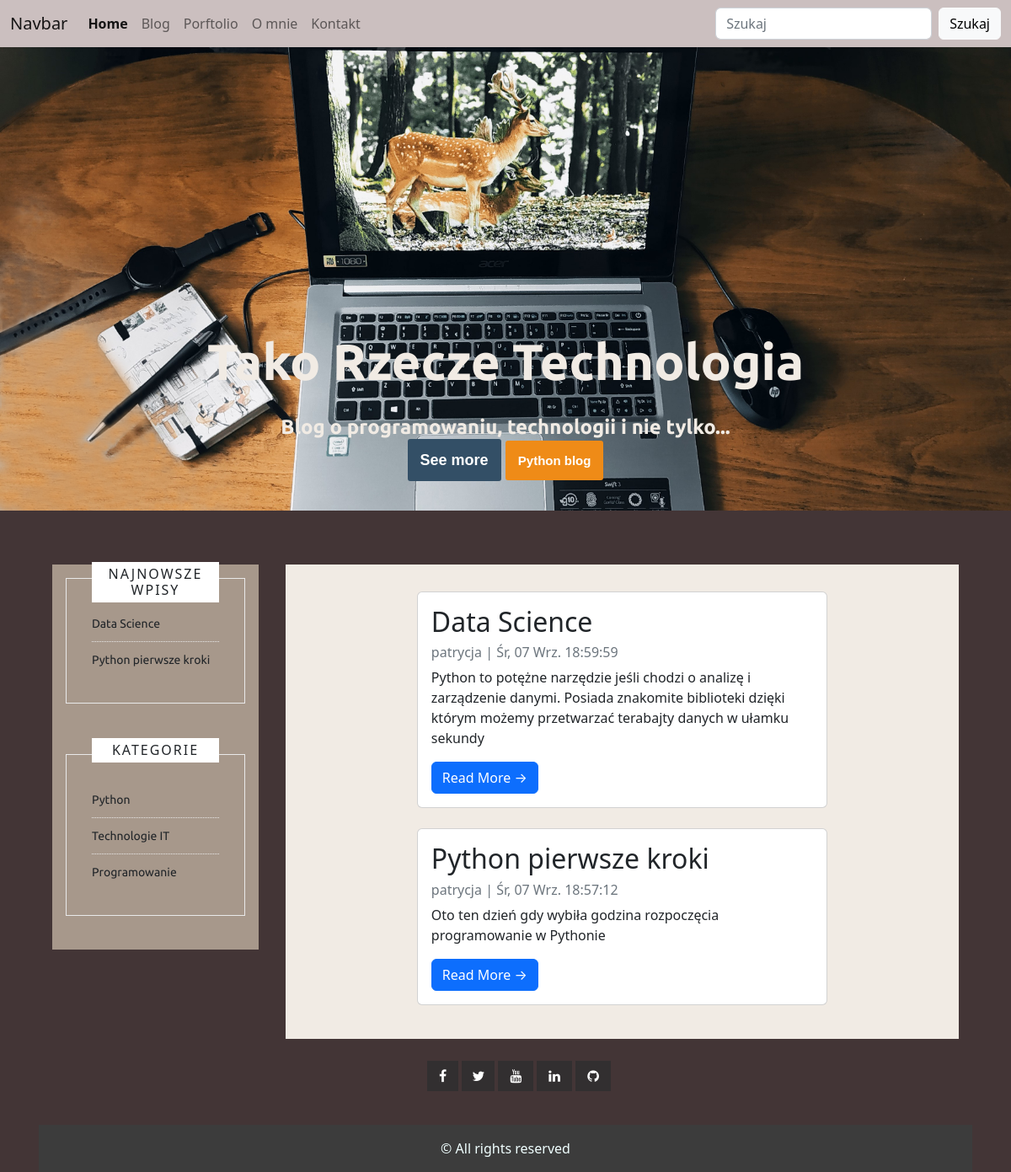
Screenshot of /kategorie/1/ with the database file from the repository.
### blog/models.py (models this page shows, shortened)
class Post (models.Model):
    autor = models.ForeignKey(Profile, on_delete=models.PROTECT)
    tytul = models.CharField(max_length=250)
    slug = models.SlugField(max_length=255, unique=True)
    tresc = models.TextField()
    data_utworzenia = models.DateTimeField(auto_now_add=True)
    data_modyfikacji = models.DateTimeField(auto_now=True)
    data_publikacji = models.DateTimeField(blank=True,null=True)
    czy_opublikowane = models.BooleanField(default=False)
    img = models.ImageField(upload_to='pictures',blank=True,null=True)
    kategoria = models.ForeignKey(Kategorie,on_delete=models.CASCADE)
    class Meta:
        ordering = ['-data_publikacji']

class Kategorie(models.Model):
    kategoria = models.CharField(max_length=150)

class Profile(models.Model):
    user = models.OneToOneField(
        settings.AUTH_USER_MODEL,
        on_delete=models.PROTECT,
    )
    website = models.URLField(blank=True)
    bio = models.CharField(max_length=240, blank=True)
    def __str__(self):
        return self.user.get_username()

### blog/views.py (the view)
# urls.py: path('kategorie/<str:kategoria>/',views.postByKat,name='kategorie')
def postByKat(request,kategoria):
    posts = Post.objects.filter(kategoria=kategoria)
    return render(request,'blog/kategorie.html',{'posts':posts})

### blog/context_processor.py (called while the page is built)
def postlist(request):
    posts=Post.objects.all().order_by('-data_utworzenia')
    return {'posts':posts}

def kategorie_widok(request):
    kategorie = Kategorie.objects.all()
    return {'kategorie':kategorie}

### blog/templates/blog/kategorie.html (shortened to what this page needs)
{% extends 'blog/base.html' %}
{% block side %}
    {% for post in posts %}
        {% if  forloop.counter <= 5 %}
                <li><a href="{% url 'post_detail' post.slug  %}">{{post.tytul}}</a></li>
        {% endif %}
    {% endfor %}
{% endblock side %}
{% block secondside %}
{% for kategoria in kategorie %}
    <li class="cat-item cat-item-16"><a href="{% url 'kategorie' kategoria.id %}" name ='python'>{{kategoria.kategoria}}</a></li>
{% endfor %}
{% endblock secondside %}
{% block content %}
<div class="container">
    <div class="row">
        <div class="col-md-8 mt-3 left mx-auto">
            {% for post in posts %}
            <div class="card mb-4">
                <div class="card-body">
                    <h2 class="card-title">{{ post.tytul }}</h2>
                    <p class="card-text text-muted h6">{{ post.autor }} | {{ post.data_utworzenia|date:'D, d N H:i:s ' }} </p>
                    <p class="card-text">{{post.tresc|slice:":200" }}</p>
                    <a href="{% url 'post_detail' post.slug  %}" class="btn btn-primary">Read More &rarr;</a>
                </div>
            </div>
            {% endfor %}
        </div>
{% endblock %}

### blog/static/css/styles.css (style rules this page uses)
body { font-family: 'Lato', sans-serif; color: #FFF; background: #322f30; -webkit-font-smoothing: antialiased; }
a { text-decoration: none; color: #fff; }
h1, h2, h3, h4, h5, h6 { margin: 1% 0 1% 0; }
.widget ul li:first-child { border-top: none; padding-top: 10px; }
.widget ul li { position: relative; padding: 8px 0 10px; padding-top: 8px; border-top: 1px dotted #e9e9e9; font-family: 'Ubuntu'; }
.widget ul li a { font-size: 14px; color: inherit; text-decoration: none; }

### rows the page displays
Post: tytul "Data Science", autor "patrycja", data_utworzenia "Śr, 07 Wrz. 18:59:59", tresc "Python to potężne narzędzie jeśli chodzi o analizę i zarządzenie danymi. Posiada znakomite biblioteki dzięki którym możemy przetwarzać terabajty danych w ułamku sekundy"
Post: tytul "Python pierwsze kroki", autor "patrycja", data_utworzenia "Śr, 07 Wrz. 18:57:12", tresc "Oto ten dzień gdy wybiła godzina rozpoczęcia programowanie w Pythonie"
Kategorie: kategoria "Python"
Kategorie: kategoria "Technologie IT"
Kategorie: kategoria "Programowanie"
